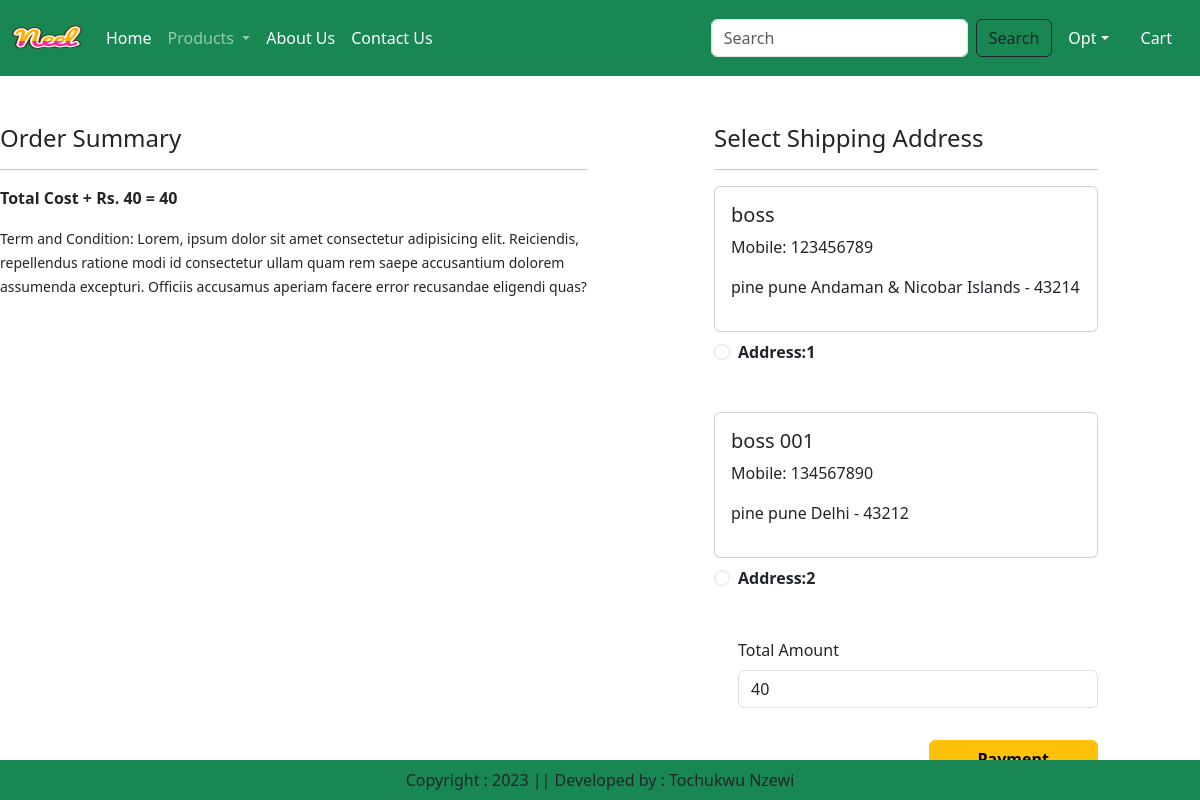
/checkout/ (signed in), run on an earlier commit of the app's database.
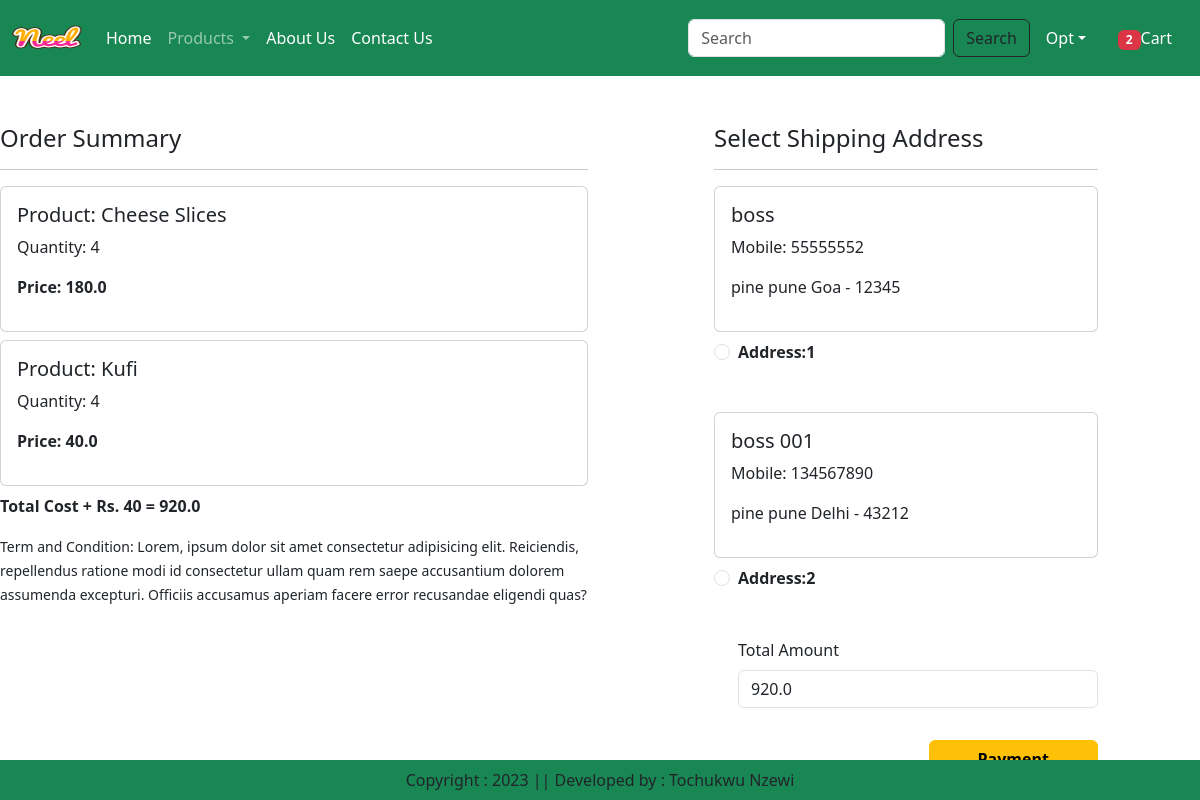
And on a later commit of the database.
### app/models.py (models this page shows, shortened)
class Customer(models.Model):
    user = models.ForeignKey(User,on_delete=models.CASCADE)
    name = models.CharField(max_length=200)
    locality = models.CharField(max_length=200)
    city = models.CharField(max_length=50)
    mobile = models.IntegerField(default=0)
    zipcode = models.IntegerField()
    state = models.CharField(choices=STATE_CHOICES,max_length=100)

class Cart(models.Model):
    user = models.ForeignKey(User,on_delete=models.CASCADE)
    product = models.ForeignKey(Product,on_delete=models.CASCADE)
    quantity = models.PositiveIntegerField(default=1)

class Product(models.Model):
    title = models.CharField(max_length=100)
    selling_price = models.FloatField()
    discounted_price = models.FloatField()
    description = models.TextField(default='')
    composition = models.TextField(default='')
    prodapp = models.TextField(default='')
    category = models.CharField(choices=CATEGORY_CHOICES, max_length=2)
    product_image = models.ImageField(upload_to='product')

### app/views.py (the view)
# urls.py: path('checkout/', views.checkout.as_view(), name='checkout'),
@method_decorator(login_required,name='dispatch')
class checkout(View):
    def get(self,request):
        totalitem = 0
        wishitem=0
        if request.user.is_authenticated:
            totalitem = len(Cart.objects.filter(user=request.user))
            wishitem = len(Wishlist.objects.filter(user=request.user))
        user=request.user
        add=Customer.objects.filter(user=user)
        cart_items=Cart.objects.filter(user=user)
        famount = 0
        for p in cart_items:
            value = p.quantity * p.product.discounted_price
            famount = famount + value
        totalamount = famount + 40
        return render(request, 'app/checkout.html',locals())

### app/templates/app/checkout.html (shortened to what this page needs)
{% extends 'app/base.html' %}
{% load static %}
{% block main-content %}
<div class="conatiner">
<div class="row mt-5">
    <div class="col-sm-6">
        <h4>Order Summary</h4>
        <hr>
        {% for item in cart_items %}
          <div class="card mb-2">
              <div class="card-body">
                  <h5>Product: {{item.product.title}}</h5>
                  <p>Quantity: {{item.quantity}}</p>
                  <p class="fw-bold">Price: {{item.product.discounted_price}}</p>
              </div>
          </div>
        {% endfor %}
        <p class="fw-bold">Total Cost + Rs. 40 = {{totalamount}}</p>
        <small>Term and Condition: Lorem, ipsum dolor sit amet consectetur adipisicing elit. Reiciendis, repellendus ratione modi id consectetur ullam quam rem saepe accusantium dolorem assumenda excepturi.
            Officiis accusamus aperiam facere error recusandae eligendi quas?</small>
    </div>
    <div class="col-sm-4 offset-sm-1">
        <h4>Select Shipping Address</h4>
        <hr>
        <form method="post" id="myform">
            {% for ad in add %}
            <div class="card">
                <div class="card-body">
                <h5>{{ad.name}}</h5>
                <p>Mobile: {{ad.mobile}}</p>
                <p>{{ad.locality}} {{ad.city}} {{ad.state}} - {{ad.zipcode}}</p>
                </div>
            </div>
            <div class="form-check mt-2 mb-5">
                <input class="form-check-input" type="radio" name="custid" id="custadd" id="custadd{{forloop.counter}}" value="{{ad.id}}">
                <label class="form-check-label fw-bold" for="custadd{{forloop.counter}}">
                    Address:{{forloop.counter}}
                </label>
            </div>
            {% endfor %}
               <div class="form-check mb-3">
                   <label for="totalamount" class="form-label">Total Amount</label>
                   <input type="number" class="form-control" name="totalamount" value="{{totalamount}}" readonly>
               </div>
               <div class="text-end">
                   <button id="paypal-button1" type="submit" class="btn btn-warning mt-3 px-5 fw-bold">Payment</button>
               </div>
        </form>
    </div>
   </div>
</div>
{% endblock main-content %}

What changed in the data, as far as the page shows it:
added Cart: product "Cheese Slices", quantity "4", product.discounted_price "180.0"
added Cart: product "Kufi", quantity "4", product.discounted_price "40.0"
changed Customer "boss": mobile "123456789" → "55555552"; state "Andaman & Nicobar Islands" → "Goa"; zipcode "43214" → "12345"
Also different on the page:
{{ totalitem }}: (not shown) → "2"
{{ totalamount }}: "40" → "920.0"
form field totalamount: "40" → "920.0"
